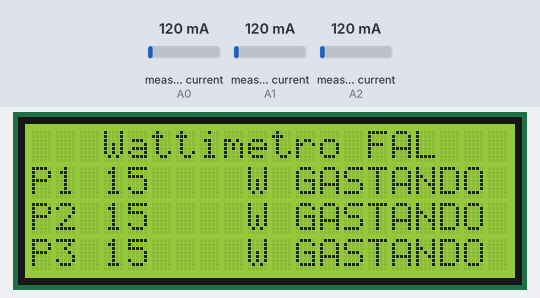
Bench run of a sketch on a simulated Arduino Uno, built with avr-gcc and run on an emulated ATmega328P. On the bench: 20×4 character LCD. The inputs (shaded band) are chosen by the test bench; at power-on: measured current (sensors on A0, A1, A2) 120 mA. What the sketch prints to the serial monitor is not drawn.

Above: at 1.3 s.
1.4 s: measured current (sensor on A0) set to 40 mA
At 2.7 s:
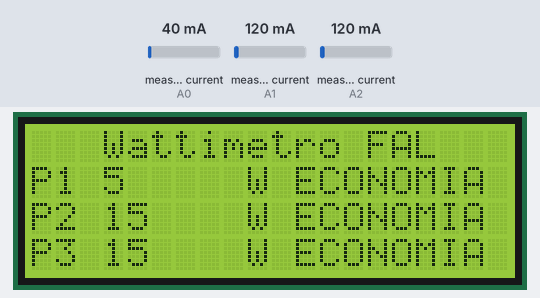
5.7 s: measured current (sensor on A1) set to 40 mA
At 7.2 s:
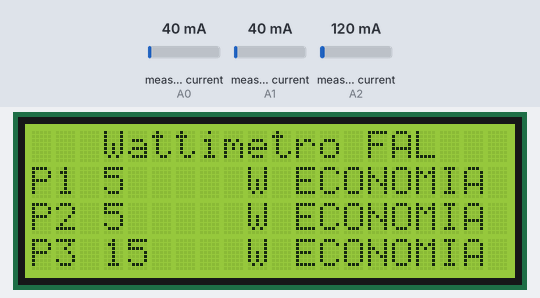
8.9 s: measured current (sensor on A2) set to 40 mA
At 10.0 s:
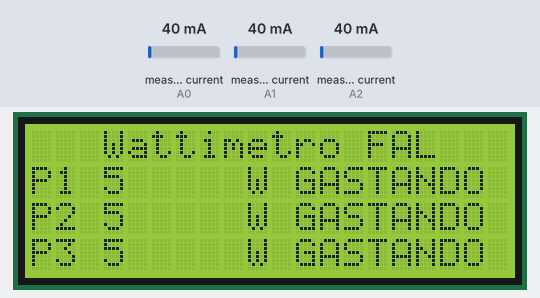
12.2 s: measured current (sensor on A0) set to 500 mA
At 13.9 s:
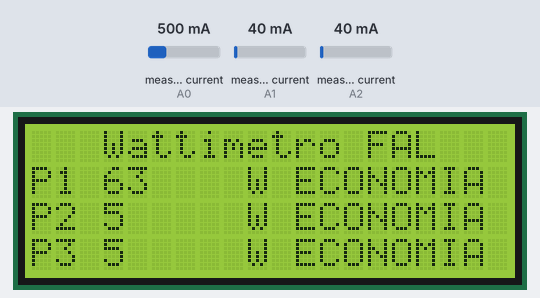
15.6 s: measured current (sensor on A1) set to 500 mA
At 16.6 s:
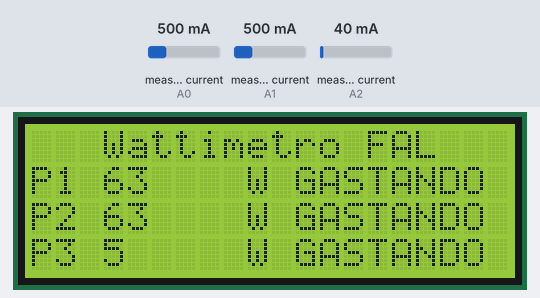
18.9 s: measured current (sensor on A2) set to 500 mA
At 20.5 s:
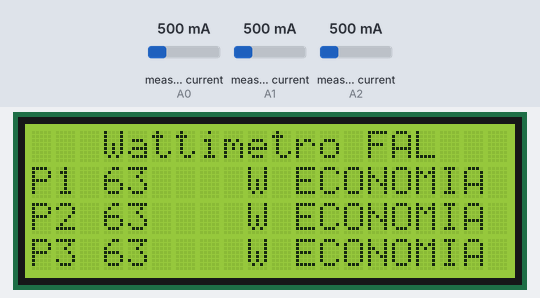
Timing chart, 0 to 22.0 s (numbered marks = the images above; inputs shaded):
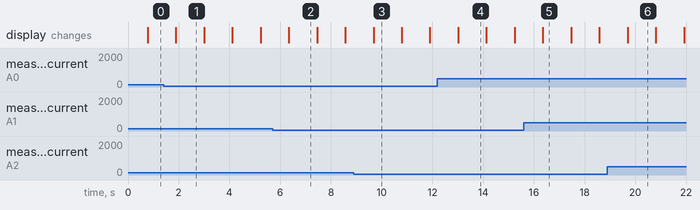

The sketch:

Sensor_SCT013_3.ino
```cpp
#include "EmonLib.h"
#include <Wire.h>
#include <LiquidCrystal_I2C.h>

EnergyMonitor SCT01301;
EnergyMonitor SCT01302;
EnergyMonitor SCT01303;

String estado;
int coluna = 0;
int pinSCT01 = A0;   //Pino analógico conectado ao SCT-013
int pinSCT02 = A1;   //Pino analógico conectado ao SCT-013
int pinSCT03 = A2;   //Pino analógico conectado ao SCT-013

int tensao = 127;
int tensao2 = 220;

int potencia01;
int potencia02;
int potencia03;
bool x = 0;

// Inicializa o display no endereco 0x27
LiquidCrystal_I2C lcd(0x27, 20, 4); // 2, 1, 0, 4, 5, 6, 7, 3, POSITIVE);

void conta_tempo(void(*p)(), String descricao) {
  long m1, m2;
  m1 = millis();
  (*p)();//executa a função
  m2 = millis();
  Serial.print(descricao + ": m1= ");
  Serial.print(m1);
  Serial.print(" - m2 = ");
  Serial.print(m2);
  Serial.print(" - dif = ");
  Serial.print(m2 - m1);
  Serial.println(" milisegundos");
}

void mascara();
void tela(int linha,  int potencia, String estado);
void setup()
{
  Serial.begin(9600);
  lcd.init();                      // initialize the lcd
  //lcd.init();
  lcd.backlight();
  SCT01301.current(pinSCT01, 60.607);
  SCT01302.current(pinSCT02, 60.607);
  SCT01303.current(pinSCT03, 60.607);
  lcd.begin(4, 20);
  lcd.clear();
  //mascara();
  conta_tempo(mascara, "mascara");
}

void loop()
{
  potencia01 = (SCT01301.calcIrms(1480)) * tensao;          // Calcula o valor da Potencia Instantanea
  potencia02 = (SCT01302.calcIrms(1480)) * tensao;          // Calcula o valor da Potencia Instantanea
  potencia03 = (SCT01303.calcIrms(1480)) * tensao;          // Calcula o valor da Potencia Instantanea
  if (x == 0)estado = "GASTANDO";
  else estado = "ECONOMIA";
  tela(1,  potencia01, estado);
  tela(2,  potencia02, estado);
  tela(3,  potencia03, estado);
delay(500);
  x = !x;
}
void tela(int linha,  int potencia, String estado) {
  lcd.setCursor(3, linha);
  lcd.print("      ");
  lcd.setCursor(3, linha);
  lcd.print(potencia);
  lcd.setCursor(11, linha);
  lcd.print("         ");
  lcd.setCursor(11, linha);
  lcd.print(estado);
}
void mascara() {
  lcd.setCursor(3, 0);
  lcd.print("Wattimetro FAL");
  lcd.setCursor(0, 1);
  lcd.print("P1 ");
  lcd.setCursor(0, 2);
  lcd.print("P2 ");
  lcd.setCursor(0, 3);
  lcd.print("P3 ");
  lcd.setCursor(9, 1);
  lcd.print("W");
  lcd.setCursor(9, 2);
  lcd.print("W");
  lcd.setCursor(9, 3);
  lcd.print("W");

}
```

Measured:
- after the input at 1.4 s, the display: changes after 0.49 s (image 1)
- after the input at 5.7 s, the display: changes after 0.64 s (image 2)
- after the input at 8.9 s, the display: changes after 0.78 s (image 3)
- after the input at 12.2 s, the display: changes after 0.82 s (image 4)
- after the input at 15.6 s, the display: changes after 0.76 s (image 5)
- after the input at 18.9 s, the display: changes after 0.80 s (image 6)
- what the display in image 1 shows lasts 1.1 s, from 1.9 s to 3.0 s
